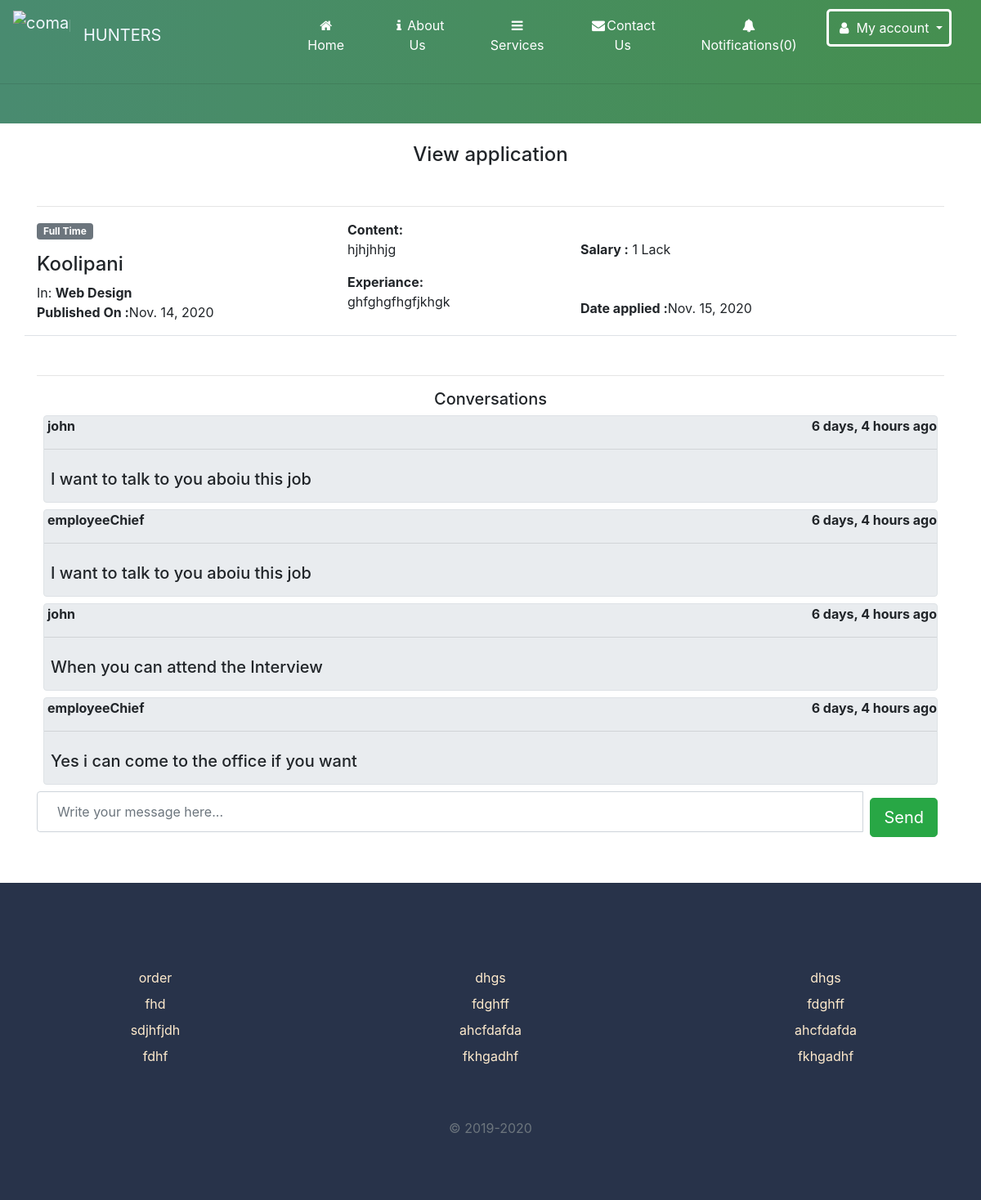
/application/18 (signed in), run on the app's committed database.
### home/models.py (models this page shows, shortened)
class Application(models.Model):
    job = models.ForeignKey(JobPosting,related_name='applications',on_delete=models.CASCADE)
    content=models.CharField( max_length=300)
    experiance=models.CharField(max_length=300)
    created_by = models.ForeignKey(User,related_name='applications', on_delete=models.CASCADE,
                        null=True ,  editable=False, blank=True)
    created_at = models.DateTimeField(auto_now_add=True)

class JobPosting(models.Model):
    created_by = models.ForeignKey(User,related_name='jobs', on_delete=models.CASCADE,
                        null=True ,  editable=False, blank=True)
    title = models.CharField(max_length=100)
    company_name = models.CharField(max_length=200)
    employment_status = models.CharField(choices=JOB_TYPE, max_length=10)
    vacancy = models.CharField(max_length=10, null=True)
    gender = models.CharField(choices=GENDER, max_length=30, null=True)
    category = models.CharField(choices=CATEGORY, max_length=30)
    description = models.TextField()
    responsibilities = models.TextField()
    experience = models.CharField(max_length=100)
    job_location = models.CharField(max_length=120)
    Salary = models.CharField(max_length=100, null=True, blank=True)
    application_deadline = models.DateTimeField()
    published_on = models.DateTimeField(auto_now_add=True)
    class Meta:
        ordering=['-published_on']

class ConversationMessage(models.Model):
    application = models.ForeignKey(Application,related_name='conversationmessages',on_delete=models.CASCADE)
    content=models.TextField()
    created_by = models.ForeignKey(User,related_name='conversationmessages', on_delete=models.CASCADE)
    created_at = models.DateTimeField(auto_now_add=True)
    class Meta:
        ordering=['created_at']

### home/views.py (the view, shortened to what this page needs)
# urls.py: path('application/<int:app_id>',views.view_application,name='view_application'),
@login_required
def view_application(request,app_id):
    if request.user.userprofile.is_employer:
        application = get_object_or_404(Application, pk= app_id, job__created_by= request.user)
    else:
        application = get_object_or_404(Application, pk= app_id, created_by= request.user)
    return render(request,'viewapplication.html',{'application':application})

### home/context_processors.py (called while the page is built)
def notification(request):
    if request.user.is_authenticated:
        return {'notifications':request.user.notifications.filter(is_read=False)}
    else:
        return {'notifications':[]}

### templates/viewapplication.html (shortened to what this page needs)
{% include 'navbar.html' %}
<section class="site-section mt-0 ">
    <div class="container pb-5 ">
        <h4 class="text-center m-5 pt-4 ">View application</h4>
        <hr>
        <div class="mb-5">
            <div class="row align-items-start job-item border-bottom pb-0 mb-3 pt-0">
                <div class="col-md-4 text-left">
                    <span class="badge badge-secondary px-2 py-1 mb-3">
              {{application.job.employment_status}}
            </span>
                    <h4>{{application.job.title}}</a>
                    </h4>
                    In: <strong>{{application.job.category}}</strong><br>
                    <strong> Published On :</strong>{{application.job.published_on|date}}
                </div>
                <div class="col-md-3 text-left">
                    <strong>Content:</strong>
                    <p>{{application.content}}</p>
                    <strong> Experiance:</strong>
                    <p>{{application.experiance}}</p>
                </div>
                <div class="col-md-3 pt-4 "> <strong class="text-black">Salary :</strong> {{application.job.Salary}}
                    <strong>    <p class="pt-5"> Date applied :</strong>{{application.created_at|date}} </p>
                </div>
            </div>
        </div>
        <hr>
        <h5 class="text-center  ">Conversations</h5>
        {% for message in application.conversationmessages.all %}
        <div class="chat_ib border rounded  m-2 p-0 jumbotron  ">
            <p class="font-weight-bold pl-1  pt-0 pb-0">{{message.created_by.username}} <span class="chat_date float-right pl-5">{{message.created_at|timesince}} ago </span></p>
            <hr>
            <h5 class=" p-2">{{message.content}}</h5>
        </div>
        {% empty %}
        <p class="text-center">Currently you don't have any messages </p>
        {% endfor %}
        <form method='POST'>{% csrf_token %}
            <div class="panel-footer">
                <div class="input-group">
                    <input type="textarea" name="content" id="id_content " class=" p-4  mb-2 form-control input-lg chat_input " placeholder="Write your message here..." />
                    <span class="input-group-btn">
                        <button class="btn btn-success  m-2 btn-lg"  type="submit">Send</button>
                        </span>
                </div>
            </div>
        </form>
</section>
{% include 'footer.html' %}

### templates/viewapplication.html (style rules this page uses)
body { background: -webkit-linear-gradient(left, #498b70, #458f4f); }
section { background: white; }

### data on the page
Application: job.employment_status "Full Time", job "Koolipani", job.category "Web Design", job.published_on "Nov. 14, 2020", content "hjhjhhjg", experiance "ghfghgfhgfjkhgk", job.Salary "1 Lack", created_at "Nov. 15, 2020"
ConversationMessage: created_by.username "john", created_at "6 days, 4 hours", content "I want to talk to you aboiu this job"
ConversationMessage: created_by.username "employeeChief", created_at "6 days, 4 hours", content "I want to talk to you aboiu this job"
ConversationMessage: created_by.username "john", created_at "6 days, 4 hours", content "When you can attend the Interview"
ConversationMessage: created_by.username "employeeChief", created_at "6 days, 4 hours", content "Yes i can come to the office if you want"

### other printed values
{{ notifications.count }} "0"
